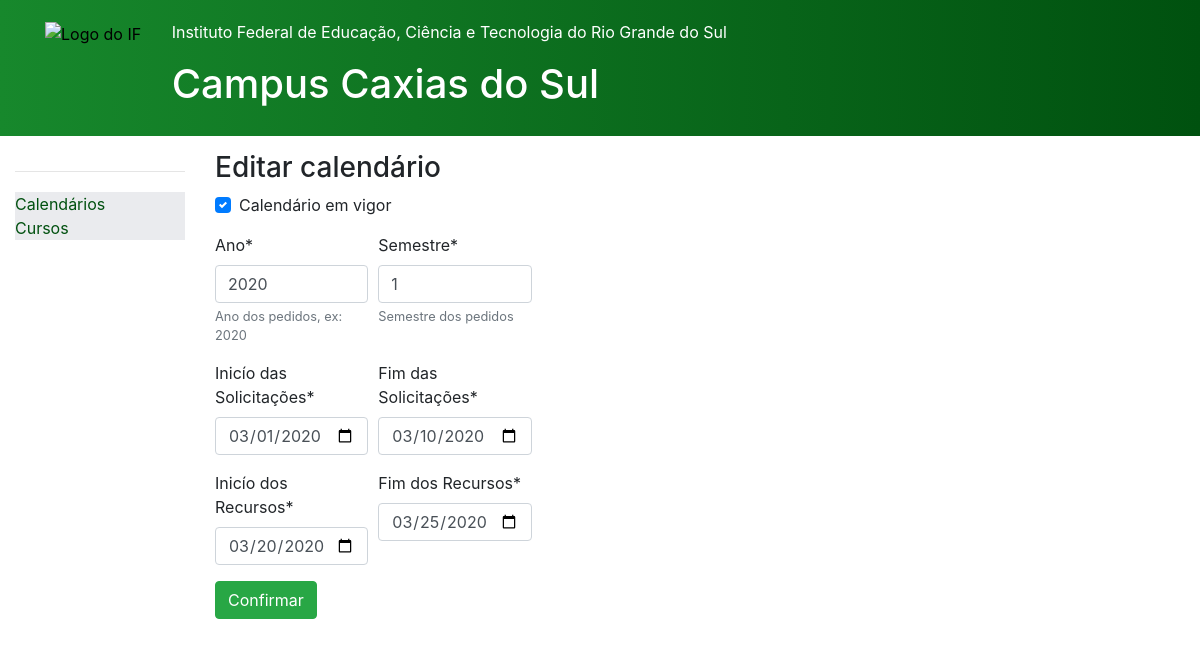
/calendario/2020-1/update, run on the app's committed database.
### calendario/models.py (models this page shows, shortened)
class Calendario(models.Model):
    ano = models.CharField(
        ("Ano"), max_length=4,
        help_text='Ano dos pedidos, ex: 2020')
    semestre = models.CharField(
        ("Semestre"), max_length=1,
        help_text='Semestre dos pedidos')
    is_active = models.BooleanField('Calendário em vigor', default=True)
    inicio_solicitacoes = models.DateField(
        "Inicío das Solicitações", auto_now=False, auto_now_add=False)
    fim_solicitacoes = models.DateField(
        "Fim das Solicitações", auto_now=False, auto_now_add=False)
    inicio_recursos = models.DateField(
        "Inicío dos Recursos", auto_now=False, auto_now_add=False)
    fim_recursos = models.DateField(
        "Fim dos Recursos", auto_now=False, auto_now_add=False)
    slug = models.SlugField(unique=True)
    class Meta():
        ordering = ['-ano', '-semestre']
        constraints = [
            models.UniqueConstraint(
                fields=['ano', 'semestre'], name='unique_ano_semestre')
        ]

### calendario/views.py (the view)
# urls.py: path('<slug:slug>/update', views.CalendarioUpdate.as_view(), name='calendario-update'),
class CalendarioUpdate(SuccessMessageMixin, UpdateView):
    model = Calendario
    form_class = CalendarioForm
    template_name = 'calendario/calendario_form.html'
    success_url = reverse_lazy('calendario:calendarios')
    success_message = 'Calendario %(ano)s/%(semestre)s editado com sucesso'

### calendario/templates/calendario/calendario_form.html
{% extends "base_generic.html" %}
{% block content %}
{% load crispy_forms_tags %}
  {% crispy form %}
{% endblock content %}

### data on the page
Calendario: ano "2020", semestre "1", inicio_solicitacoes "03/01/2020", fim_solicitacoes "03/10/2020", inicio_recursos "03/20/2020", fim_recursos "03/25/2020"
